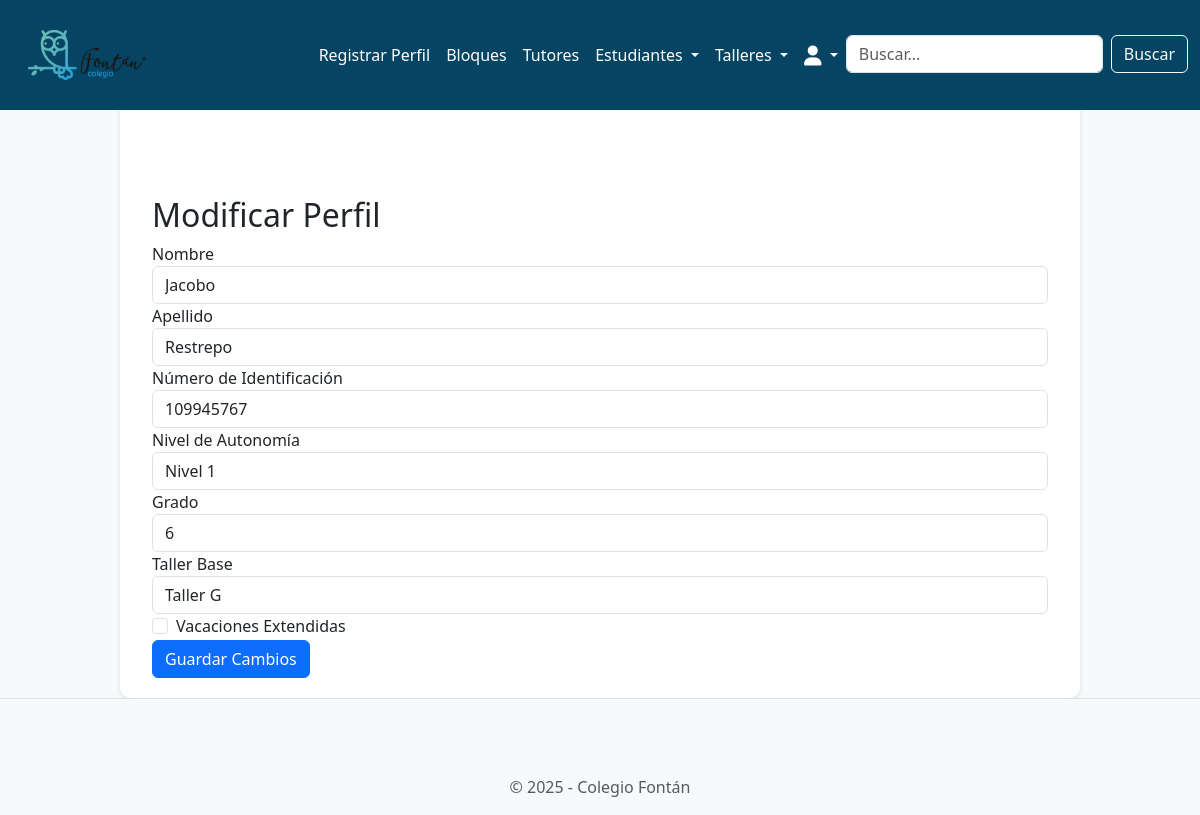
The page /students/modify/3 (signed in) on the database as committed earlier.
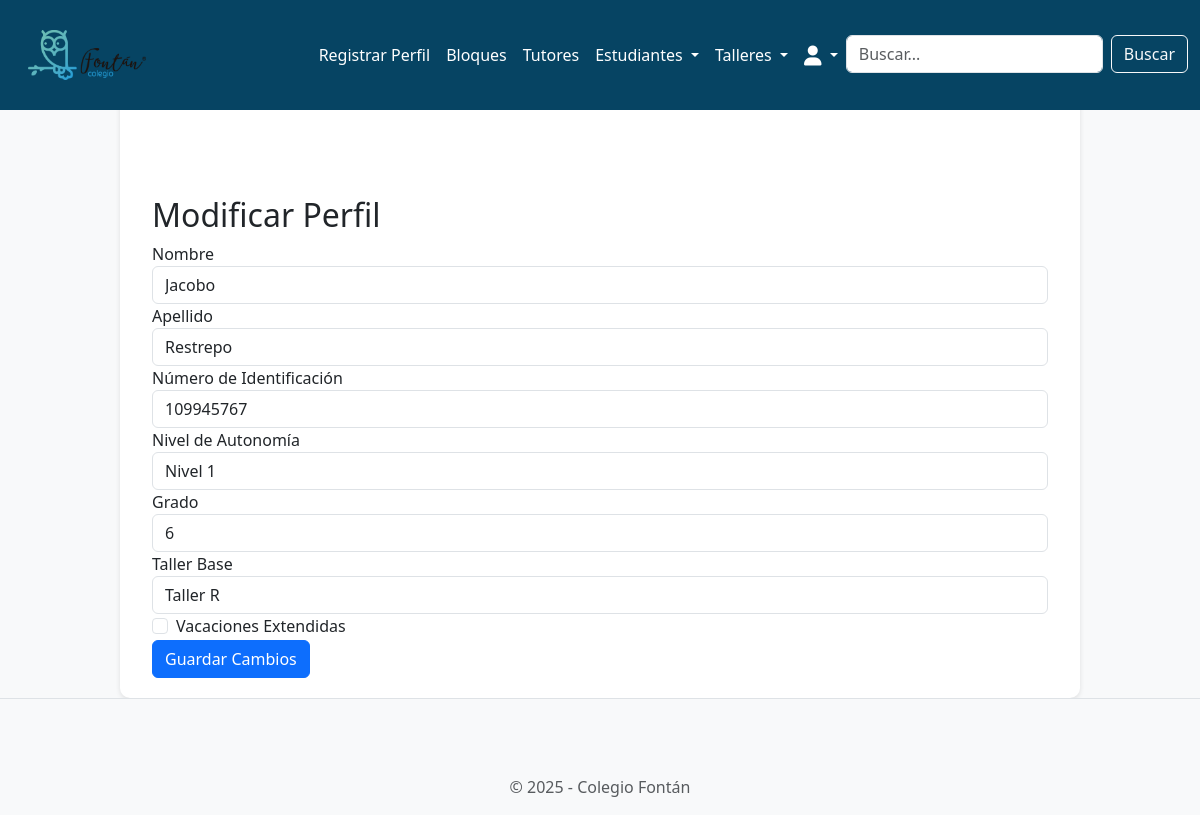
The same page on the database as committed later.
### students/models.py (models this page shows, shortened)
class Student(models.Model):
    STATUS_CHOICES = [
        ('present', 'Presente'),
        ('absent', 'Ausente'),
        ('neutral', 'No llamado'),
    ]
    student_id = models.AutoField(primary_key=True)
    name = models.CharField(max_length=100)
    lastname = models.CharField(max_length=100)
    id_number = models.IntegerField(unique=True)
    autonomy_level = models.IntegerField(
        choices=[
            (1, 'Nivel 1'),
            (2, 'Nivel 2'),
            (3, 'Nivel 3'),
        ],
        default=1,
    )
    extended_vacation = models.BooleanField(default=False)
    grade = models.IntegerField(
        choices=[
            (1, '1'),
            (2, '2'),
            (3, '3'),
            (4, '4'),
            (5, '5'),
            (6, '6'),
            (7, '7'),
            (8, '8'),
            (9, '9'),
            (10, '10'),
            (11, '11'),
        ],
        default=1,
    )
    status = models.CharField(
        max_length=10,
        choices=STATUS_CHOICES,
        default='neutral'
    )
    workshop = models.ForeignKey('workshops.Workshop', on_delete=models.SET_NULL, null=True, blank=True)

### workshops/models.py (models this page shows, shortened)
class Workshop(models.Model):
    WORKSHOP_TYPES = [
        ('primary', 'Primaria'),
        ('high_school', 'Bachillerato'),
        ('collective', 'Colectivo'),
    ]
    workshop_id = models.AutoField(primary_key=True)
    name = models.CharField(max_length=100, unique=True)
    tutor = models.ForeignKey(
        'tutors.Tutor',
        on_delete=models.SET_NULL,
        null=True,
        blank=True,
        related_name='workshops'  # Esta línea permite acceder a los talleres desde el tutor
    )
    max_capacity = models.IntegerField(default=25)
    type = models.CharField(
        max_length=20,
        choices=WORKSHOP_TYPES,
        default='primary'
    )

### students/views.py (the view, shortened to what this page needs)
# urls.py: path('modify/<int:student_id>', views.modify_student, name='students.modify_student'),
def modify_student(request, student_id):
    student = get_object_or_404(Student, student_id=student_id)
    workshops = Workshop.objects.all()
    grades_range = range(1, 12)
    return render(request, 'students/modify_student.html', {
        'student': student,
        'workshops': workshops,
        'grades_range': grades_range,  # Pasamos el rango aquí
    })

### students/templates/students/modify_student.html (shortened to what this page needs)
{% extends 'base.html' %}
{% block content %}
<div class="container">
    <h2>Modificar Perfil</h2>
    <form method="POST">
        <div class="form-group">
            <label for="name">Nombre</label>
            <input type="text" class="form-control" id="name" name="name" value="{{ student.name }}" required>
        </div>
        <div class="form-group">
            <label for="lastname">Apellido</label>
            <input type="text" class="form-control" id="lastname" name="lastname" value="{{ student.lastname }}" required>
        </div>
        <div class="form-group">
            <label for="id_number">Número de Identificación</label>
            <input type="number" class="form-control" id="id_number" name="id_number" value="{{ student.id_number }}" required>
        </div>
        <div class="form-group">
            <label for="autonomy_level">Nivel de Autonomía</label>
            <select class="form-control" id="autonomy_level" name="autonomy_level">
                <option value="1" {% if student.autonomy_level == 1 %}selected{% endif %}>Nivel 1</option>
            </select>
        </div>
        <div class="form-group">
            <label for="grade">Grado</label>
            <select class="form-control" id="grade" name="grade">
                {% for i in grades_range %}
                    <option value="{{ i }}" {% if student.grade == i %}selected{% endif %}>{{ i }}</option>
                {% endfor %}
            </select>
        </div>
        <div class="form-group">
            <label for="workshop">Taller Base</label>
            <select class="form-control" id="workshop" name="workshop">
                {% for workshop in workshops %}
                    <option value="{{ workshop.workshop_id }}" {% if student.workshop == workshop %}selected{% endif %}>
                        {{ workshop.name }}
                    </option>
                {% endfor %}
            </select>
        </div>
        <div class="form-group form-check">
            <input type="checkbox" class="form-check-input" id="extended_vacation" name="extended_vacation" {% if student.extended_vacation %}checked{% endif %}>
            <label class="form-check-label" for="extended_vacation">Vacaciones Extendidas</label>
        </div>
        <button type="submit" class="btn btn-primary">Guardar Cambios</button>
    </form>
</div>
{% endblock %}

Rows that differ between the two databases and show on the page:
changed Student "Jacobo": workshop "Taller G" → "Taller R"
